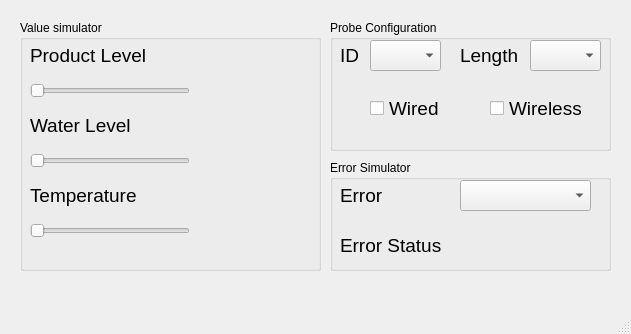
<?xml version="1.0" encoding="UTF-8"?>
<ui version="4.0">
 <class>MainWindow</class>
 <widget class="QMainWindow" name="MainWindow">
  <property name="geometry">
   <rect>
    <x>0</x>
    <y>0</y>
    <width>631</width>
    <height>334</height>
   </rect>
  </property>
  <property name="windowTitle">
   <string>Probes Simulator</string>
  </property>
  <widget class="QWidget" name="centralwidget">
   <widget class="QGroupBox" name="valueSimulator">
    <property name="geometry">
     <rect>
      <x>20</x>
      <y>20</y>
      <width>301</width>
      <height>251</height>
     </rect>
    </property>
    <property name="title">
     <string>Value simulator</string>
    </property>
    <widget class="QLabel" name="tempShowLabel">
     <property name="geometry">
      <rect>
       <x>190</x>
       <y>190</y>
       <width>101</width>
       <height>31</height>
      </rect>
     </property>
     <property name="font">
      <font>
       <family>Arial</family>
       <pointsize>14</pointsize>
       <weight>50</weight>
       <bold>false</bold>
      </font>
     </property>
     <property name="text">
      <string/>
     </property>
    </widget>
    <widget class="QLabel" name="waterLabel">
     <property name="geometry">
      <rect>
       <x>10</x>
       <y>90</y>
       <width>161</width>
       <height>31</height>
      </rect>
     </property>
     <property name="font">
      <font>
       <family>Arial</family>
       <pointsize>14</pointsize>
       <weight>50</weight>
       <bold>false</bold>
      </font>
     </property>
     <property name="text">
      <string>Water Level</string>
     </property>
    </widget>
    <widget class="QLabel" name="prodShowLabel">
     <property name="geometry">
      <rect>
       <x>190</x>
       <y>50</y>
       <width>101</width>
       <height>31</height>
      </rect>
     </property>
     <property name="font">
      <font>
       <family>Arial</family>
       <pointsize>14</pointsize>
       <weight>50</weight>
       <bold>false</bold>
      </font>
     </property>
     <property name="text">
      <string/>
     </property>
    </widget>
    <widget class="QLabel" name="prodLabel">
     <property name="geometry">
      <rect>
       <x>10</x>
       <y>20</y>
       <width>161</width>
       <height>31</height>
      </rect>
     </property>
     <property name="font">
      <font>
       <family>Arial</family>
       <pointsize>14</pointsize>
       <weight>50</weight>
       <bold>false</bold>
      </font>
     </property>
     <property name="text">
      <string>Product Level</string>
     </property>
    </widget>
    <widget class="QSlider" name="prodSlider">
     <property name="geometry">
      <rect>
       <x>10</x>
       <y>60</y>
       <width>160</width>
       <height>22</height>
      </rect>
     </property>
     <property name="orientation">
      <enum>Qt::Horizontal</enum>
     </property>
    </widget>
    <widget class="QSlider" name="waterSlider">
     <property name="geometry">
      <rect>
       <x>10</x>
       <y>130</y>
       <width>160</width>
       <height>22</height>
      </rect>
     </property>
     <property name="orientation">
      <enum>Qt::Horizontal</enum>
     </property>
    </widget>
    <widget class="QLabel" name="tempLabel">
     <property name="geometry">
      <rect>
       <x>10</x>
       <y>160</y>
       <width>161</width>
       <height>31</height>
      </rect>
     </property>
     <property name="font">
      <font>
       <family>Arial</family>
       <pointsize>14</pointsize>
       <weight>50</weight>
       <bold>false</bold>
      </font>
     </property>
     <property name="text">
      <string>Temperature</string>
     </property>
    </widget>
    <widget class="QLabel" name="waterShowLabel">
     <property name="geometry">
      <rect>
       <x>190</x>
       <y>120</y>
       <width>101</width>
       <height>31</height>
      </rect>
     </property>
     <property name="font">
      <font>
       <family>Arial</family>
       <pointsize>14</pointsize>
       <weight>50</weight>
       <bold>false</bold>
      </font>
     </property>
     <property name="text">
      <string/>
     </property>
    </widget>
    <widget class="QSlider" name="tempSlider">
     <property name="geometry">
      <rect>
       <x>10</x>
       <y>200</y>
       <width>160</width>
       <height>22</height>
      </rect>
     </property>
     <property name="orientation">
      <enum>Qt::Horizontal</enum>
     </property>
    </widget>
   </widget>
   <widget class="QGroupBox" name="probeConfiguration">
    <property name="geometry">
     <rect>
      <x>330</x>
      <y>20</y>
      <width>281</width>
      <height>131</height>
     </rect>
    </property>
    <property name="title">
     <string>Probe Configuration</string>
    </property>
    <widget class="QComboBox" name="length">
     <property name="geometry">
      <rect>
       <x>200</x>
       <y>20</y>
       <width>71</width>
       <height>31</height>
      </rect>
     </property>
    </widget>
    <widget class="QLabel" name="lengthLabel">
     <property name="geometry">
      <rect>
       <x>130</x>
       <y>20</y>
       <width>61</width>
       <height>31</height>
      </rect>
     </property>
     <property name="font">
      <font>
       <family>Arial</family>
       <pointsize>14</pointsize>
       <weight>50</weight>
       <bold>false</bold>
      </font>
     </property>
     <property name="text">
      <string>Length</string>
     </property>
    </widget>
    <widget class="QCheckBox" name="typeMaster">
     <property name="geometry">
      <rect>
       <x>40</x>
       <y>80</y>
       <width>81</width>
       <height>17</height>
      </rect>
     </property>
     <property name="font">
      <font>
       <family>Arial</family>
       <pointsize>14</pointsize>
      </font>
     </property>
     <property name="text">
      <string>Wired</string>
     </property>
    </widget>
    <widget class="QCheckBox" name="typeSlave">
     <property name="geometry">
      <rect>
       <x>160</x>
       <y>80</y>
       <width>101</width>
       <height>17</height>
      </rect>
     </property>
     <property name="font">
      <font>
       <family>Arial</family>
       <pointsize>14</pointsize>
      </font>
     </property>
     <property name="text">
      <string>Wireless</string>
     </property>
    </widget>
    <widget class="QLabel" name="idLabel">
     <property name="geometry">
      <rect>
       <x>10</x>
       <y>20</y>
       <width>31</width>
       <height>31</height>
      </rect>
     </property>
     <property name="font">
      <font>
       <family>Arial</family>
       <pointsize>14</pointsize>
       <weight>50</weight>
       <bold>false</bold>
      </font>
     </property>
     <property name="text">
      <string>ID</string>
     </property>
    </widget>
    <widget class="QComboBox" name="id">
     <property name="geometry">
      <rect>
       <x>40</x>
       <y>20</y>
       <width>71</width>
       <height>31</height>
      </rect>
     </property>
    </widget>
   </widget>
   <widget class="QGroupBox" name="ErrorSimulator">
    <property name="geometry">
     <rect>
      <x>330</x>
      <y>160</y>
      <width>281</width>
      <height>111</height>
     </rect>
    </property>
    <property name="title">
     <string>Error Simulator</string>
    </property>
    <widget class="QComboBox" name="error">
     <property name="geometry">
      <rect>
       <x>130</x>
       <y>20</y>
       <width>131</width>
       <height>31</height>
      </rect>
     </property>
    </widget>
    <widget class="QLabel" name="errorLabel">
     <property name="geometry">
      <rect>
       <x>10</x>
       <y>20</y>
       <width>101</width>
       <height>31</height>
      </rect>
     </property>
     <property name="font">
      <font>
       <family>Arial</family>
       <pointsize>14</pointsize>
       <weight>50</weight>
       <bold>false</bold>
      </font>
     </property>
     <property name="text">
      <string>Error</string>
     </property>
    </widget>
    <widget class="QLabel" name="errorStatusLabel">
     <property name="geometry">
      <rect>
       <x>10</x>
       <y>70</y>
       <width>101</width>
       <height>31</height>
      </rect>
     </property>
     <property name="font">
      <font>
       <family>Arial</family>
       <pointsize>14</pointsize>
       <weight>50</weight>
       <bold>false</bold>
      </font>
     </property>
     <property name="text">
      <string>Error Status</string>
     </property>
    </widget>
    <widget class="QLabel" name="errorStatusShowLabel">
     <property name="geometry">
      <rect>
       <x>130</x>
       <y>70</y>
       <width>131</width>
       <height>31</height>
      </rect>
     </property>
     <property name="font">
      <font>
       <family>Arial</family>
       <pointsize>14</pointsize>
       <weight>50</weight>
       <bold>false</bold>
      </font>
     </property>
     <property name="text">
      <string/>
     </property>
    </widget>
   </widget>
  </widget>
  <widget class="QMenuBar" name="menubar">
   <property name="geometry">
    <rect>
     <x>0</x>
     <y>0</y>
     <width>631</width>
     <height>21</height>
    </rect>
   </property>
  </widget>
  <widget class="QStatusBar" name="statusbar">
   <property name="enabled">
    <bool>true</bool>
   </property>
   <property name="contextMenuPolicy">
    <enum>Qt::NoContextMenu</enum>
   </property>
  </widget>
 </widget>
 <resources/>
 <connections/>
</ui>
